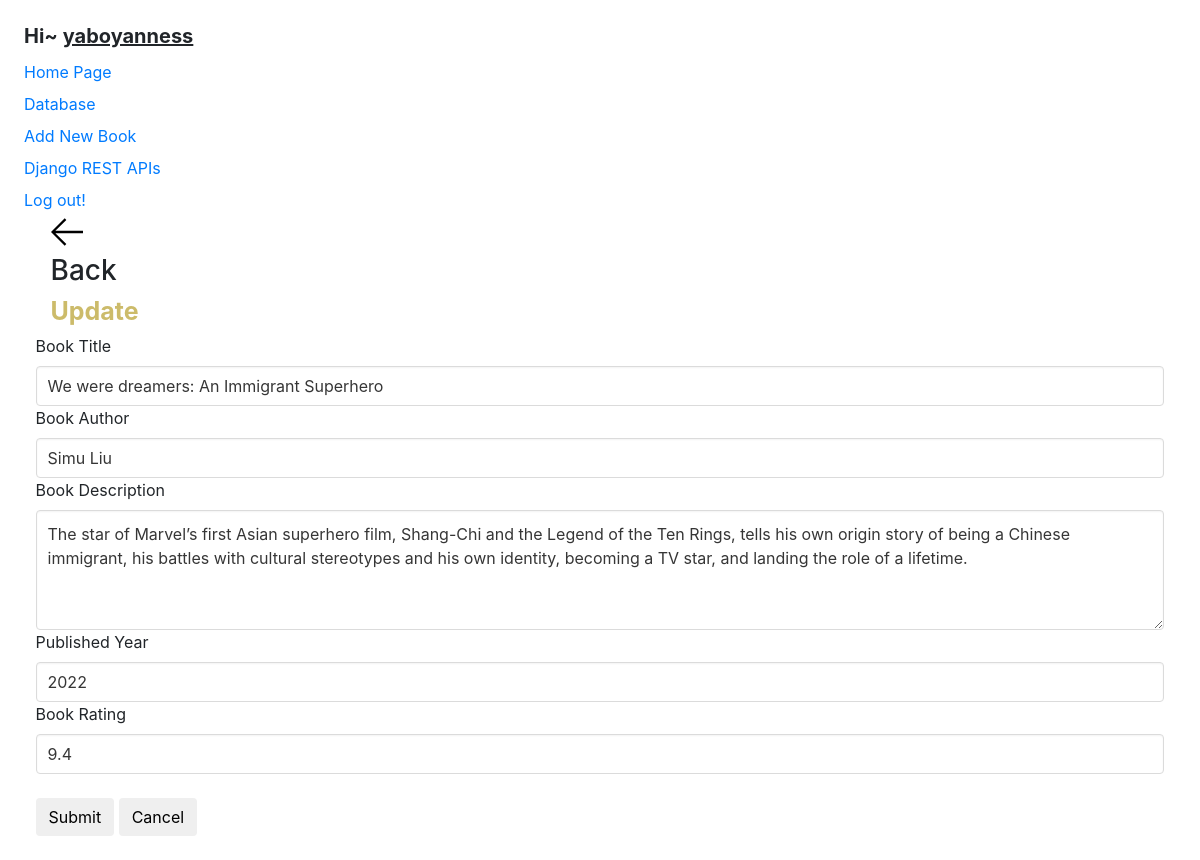
Page /edit_book/2 (signed in) on the committed database.
### books/models.py (models this page shows, shortened)
class Book(models.Model):
    title = models.CharField(max_length=200)
    author = models.CharField(max_length=50)
    year = models.PositiveIntegerField(null=True)
    rating = models.FloatField(null=True, validators=[MaxValueValidator(10), MinValueValidator(1)])
    description = models.TextField(null=True, blank=True)
    created_by = models.DateTimeField(auto_now_add=True, editable=False)
    last_updated = models.DateTimeField(auto_now=True)
    posted_by = models.ForeignKey(User, on_delete=models.SET_NULL, null=True)

### books/views.py (the view, shortened to what this page needs)
# urls.py: path('edit_book/<str:id>', views.editBook, name='edit'),
@login_required
def editBook(request, id):
    book = Book.objects.get(id=id)
    form = bookForm(instance=book)
    context = {'form': form, 'b': book, "title": "Update Book"}
    return render(request, 'books/editBook.html', context)

### books/forms.py
class bookForm(forms.ModelForm):
    class Meta:
        model = Book
        fields = "__all__"
        exclude = ['last_updated', 'created_by']

### books/templates/books/editBook.html (shortened to what this page needs)
{%  extends 'books/home.html' %}
{% load widget_tweaks %}
{% block content %}
<main class="create-book layout" >
    <div class="container" style="margin-left: 1%; margin-right: 1%">
        <div class="layout__boxTitle">
            <a href="/">
                <svg version="1.1" xmlns="http://www.w3.org/2000/svg" width="32" height="32"
                     viewBox="0 0 32 32">
                    <title>arrow-left</title>
                    <path d="M13.723 2.286l-13.723 13.714 13.719 13.714 1.616-1.611-10.96-10.96h27.625v-2.286h-27.625l10.965-10.965-1.616-1.607z"></path>
                </svg>
            </a>
            <h3>Back</h3>
        </div>
        <h1 style="font-weight: bold; font-size: 25px; color: #ccbb6a ">Update <u style="font-style: oblique; color: black">{{ b.name }}</u></h1>
    </div>
    <div style="margin-left: 1%; margin-right: 1%">
        <form class="form" method="POST">
            <div class="form__group">
                <label for="book_name">Book Title</label>
                {% render_field form.title class="input" placeholder="Enter Title"%}
            </div>
            <div class="form__group">
                <label for="book_author">Book Author</label>
                {% render_field form.author class="input" placeholder="Enter Author"%}
            </div>
            <div class="form__group">
                <label for="book_description">Book Description</label>
                {% render_field form.description class="textarea" rows="4" placeholder="Enter Description" %}
            </div>
            <div class="form__group">
                <label for="book_year">Published Year</label>
                {% render_field form.year class="input" placeholder="Enter Published Year" %}
            </div>
            <div class="form__group">
                <label for="book_rating">Book Rating</label>
                {% render_field form.rating class="input" placeholder="Enter Rating Number" %}
            </div>
            <br>
            <div class="form__action">
                <button class="btn btn--main" type="submit">
                    <span>Submit</span>
                </button>
                <button class="btn btn--main" type="reset">
                    <span>Cancel</span>
                </button>
            </div>
        </form>
    </div>
</main>
{% endblock %}

### books/templates/books/home.html (shortened to what this page needs)
<!DOCTYPE html>
<html lang="en">
<head>
  <link rel="stylesheet" href="https://cdn.jsdelivr.net/npm/bulma@0.8.0/css/bulma.min.css">
  <link rel="stylesheet" href="https://cdn.jsdelivr.net/npm/bootstrap@4.0.0/dist/css/bootstrap.min.css">
</head>
<body>
<div style="margin: 2%">
  {% if user.is_authenticated %}
  <h1 style="font-weight: bold; font-size: 20px ">Hi~ <u>{{user}}</u></h1>
  {% endif %}
  {% include "navbar.html" %}
  {% block content %}{% endblock %}
</div>
</body>
</html>

### rows in the picture
Book: title "We were dreamers: An Immigrant Superhero", author "Simu Liu", description "The star of Marvel’s first Asian superhero film, Shang-Chi and the Legend of the Ten Rings, tells his own origin story of being a Chinese immigrant, his battles with cultural stereotypes and his own identity, becoming a TV star, and landing the role of a lifetime.", year "2022", rating "9.4"

### other values in the picture
{{ user }} "yaboyanness"
